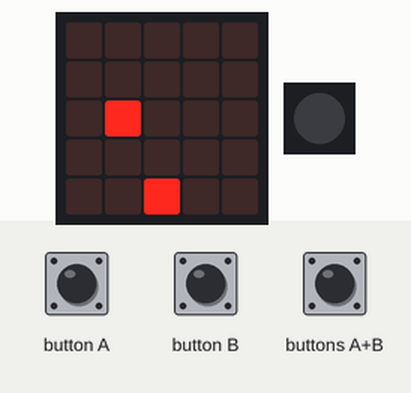
Simulated run of this program. Board: Calliope mini (MakeCode). On the bench: the board's 5×5 LED display, 1 RGB LEDs in strip order, left to right. The test bench sets the inputs (shaded band). Random numbers come from a fixed seed.

Above: at 1.4 s.
1.5 s: button A pressed for 0.15 s
At 2.1 s:
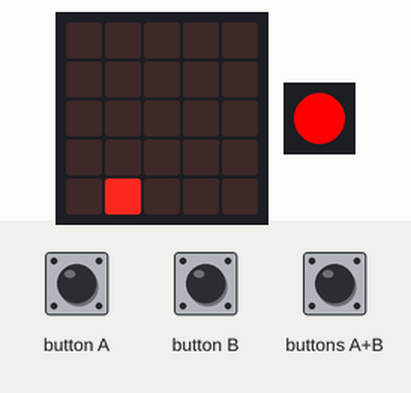
3.2 s: button B pressed for 0.15 s
At 4.0 s:
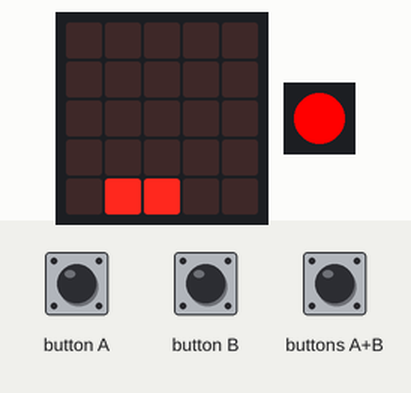
4.8 s: buttons A+B pressed for 0.15 s
At 6.1 s:
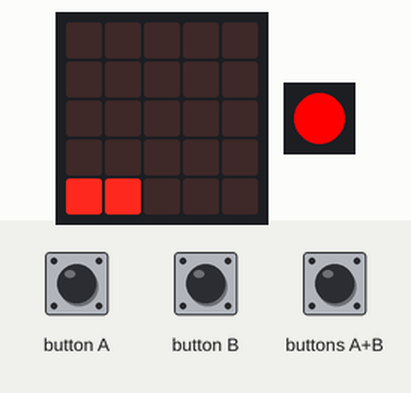
6.4 s: button B pressed 5 times (0.12 s each, 0.3 s apart)
At 8.4 s:
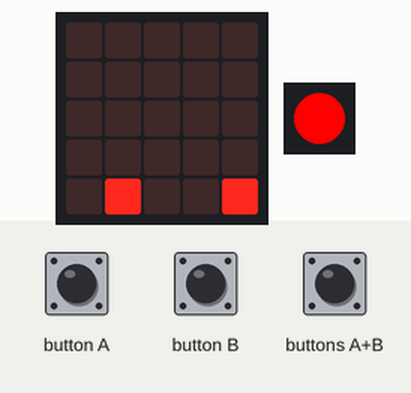
9.4 s: buttons A+B pressed for 1 s
At 11.1 s:
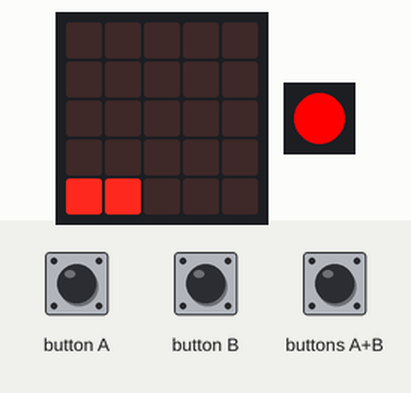
Timing chart, 0 to 12.6 s (numbered marks = the images above; inputs shaded):
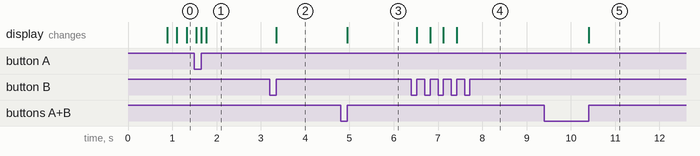

The program:

main.ts
```typescript
input.onButtonEvent(Button.A, input.buttonEventClick(), function () {
    Spieler.change(LedSpriteProperty.X, -1)
})
input.onButtonEvent(Button.AB, input.buttonEventClick(), function () {
    Spieler.set(LedSpriteProperty.X, -1)
})
input.onButtonEvent(Button.B, input.buttonEventClick(), function () {
    Spieler.change(LedSpriteProperty.X, 1)
    Spieler.ifOnEdgeBounce()
})
let Spieler: game.LedSprite = null
let Steinhöhe = -5
Spieler = game.createSprite(2, 4)
let Stein = game.createSprite(randint(0, 4), Steinhöhe)
basic.forever(function () {
    Steinhöhe += 1
    if (Steinhöhe < 0) {
        Stein.set(LedSpriteProperty.Brightness, 10)
    } else {
        Stein.set(LedSpriteProperty.Brightness, 255)
    }
    Stein.set(LedSpriteProperty.Y, Steinhöhe)
    if (Stein.isTouching(Spieler)) {
        basic.setLedColor(0xff0000)
    }
    basic.pause(200)
})
```

test.ts
```typescript
// Hier kann man Tests durchführen; diese Datei wird nicht kompiliert, wenn dieses Paket als Erweiterung verwendet wird.
```

Measured:
- after the input at 3.2 s, the display: changes after 0.15 s (image 2)
- after the input at 4.8 s, the display: changes after 0.15 s (image 3)
- after the input at 6.4 s, the display: first changes after 0.12 s (image 4 shows a later state)
- after the input at 9.4 s, the display: changes after 1.0 s (image 5)
